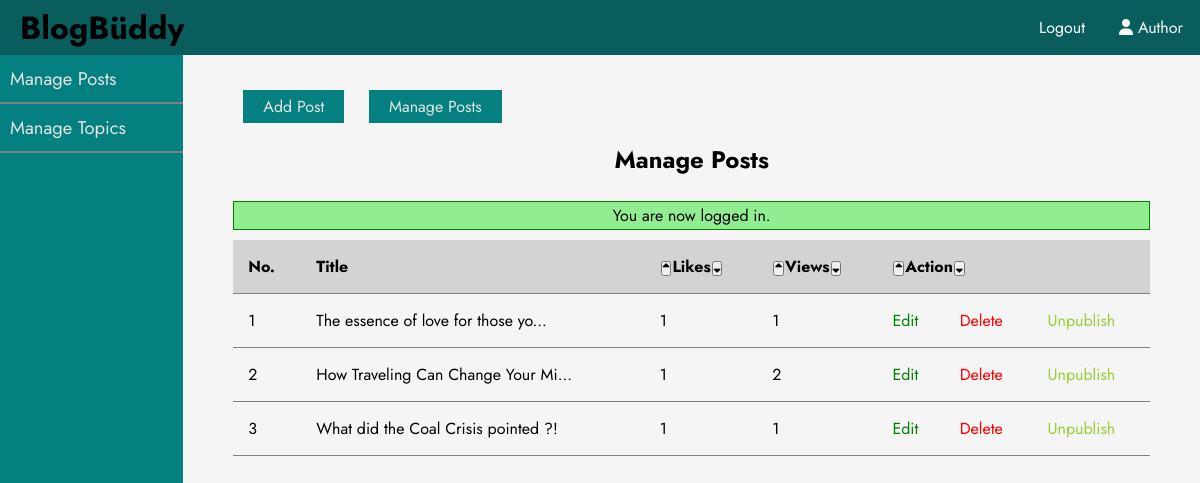
Page /admin/post/index.php (signed in) on the committed database.
### tables this page shows
CREATE TABLE `posts` (
  `id` int(11) NOT NULL,
  `user_id` int(11) NOT NULL,
  `username` varchar(60) NOT NULL,
  `topic_id` int(11) DEFAULT NULL,
  `title` varchar(255) NOT NULL,
  `image` varchar(255) NOT NULL,
  `body` text NOT NULL,
  `published` tinyint(4) NOT NULL,
  `created_at` datetime NOT NULL DEFAULT current_timestamp(),
  `likes` int(11) NOT NULL,
  `views` int(11) NOT NULL
);

### app/database/db.php (called while the page is built, shortened)
<?php
    require("connect.php");
    function executeQuery($sql, $data)
    {
        global $conn;
        $stmt = $conn->prepare($sql);
        $values = array_values($data);
        $types = str_repeat('s', count($values));
        $stmt->bind_param($types,...$values);
        $stmt->execute();
        return $stmt;
    }
    function selectAll($table, $conditions = [])
    {
        global $conn;
        $sql = "SELECT * FROM $table";
        if(empty($conditions))
        {
            $stmt = $conn->prepare($sql);
            $stmt->execute();
            $records = $stmt->get_result()->fetch_all(MYSQLI_ASSOC);
            return $records;
        }
        else
        {
            $i=0;
            foreach ($conditions as $key => $value)
            {
                if($i===0)
                {
                    $sql = $sql . " WHERE $key=?";
                }
                else{
                    $sql = $sql . " AND $key=?";
                }
                $i++;
            }
            $stmt = executeQuery($sql, $conditions);
            $records = $stmt->get_result()->fetch_all(MYSQLI_ASSOC);
            return $records;
        }
    }
?>

### app/controllers/posts.php (called while the page is built, shortened)
<?php
include("C:/xampp/htdocs/blogbuddy/app/database/db.php");
$table = 'posts' ;
$posts = selectAll($table);
?>

### admin/post/index.php (the view, shortened to what this page needs)
<?php include("C:/xampp/htdocs/blogbuddy/app/controllers/posts.php");
if($_SESSION['admin'])
{
  $posts = selectAll('posts');
}
else
$posts = selectAll('posts',['user_id'=>$_SESSION['id']]);
?>
<!DOCTYPE html>
<html lang="en">
<head>
  <link rel="stylesheet" href="https://cdnjs.cloudflare.com/ajax/libs/font-awesome/6.1.1/css/all.min.css" />
  <link rel="stylesheet" type="text/css" href="../../assets/css/admin-style.css">
</head>
<body>
  <?php include("C:/xampp/htdocs/blogbuddy/app/includes/adminHeader.php"); ?>
  <div class="page-wrapper">
      <div class="admin-wrapper">
          <?php include("C:/xampp/htdocs/blogbuddy/app/includes/adminSidebar.php"); ?>
          <div class="admin-content">
            <div class="button-group">
                <a href="create.php" class="btn">Add Post</a>
                <a href="index.php" class="btn">Manage Posts</a>
            </div>
            <div class="content">
                <h2 class="page-title">Manage Posts</h2>
                <?php include("C:/xampp/htdocs/blogbuddy/app/includes/messages.php"); ?>
                <table>
                    <thead>
                      <form action='' method="post">
                      <tr>
                        <th>
                          No.
                        </th>
                        <th>Title</th>
                        <th>
                            <button name="likes-asc"class="fa-solid fa-sort-up"></button>Likes<button name="likes-dsc" class="fa-solid fa-sort-down"></button>
                        </th>
                        <th>
                            <button name="views-asc" class="fa-solid fa-sort-up"></button>Views<button name="views-dsc" class="fa-solid fa-sort-down"></button>
                        </th>
                        <th colspan="<?php if($_SESSION['admin']){ echo '2';} else echo '3';?>" style="text-align: left;">
                            <button name="pub-asc" class="fa-solid fa-sort-up"></button>Action<button name="pub-dsc" class="fa-solid fa-sort-down"></button>
                        </th>
                      </tr>
                      </form>
                    </thead>
                    <tbody>
                    <?php foreach($posts as $key => $post): ?>
                          <tr>
                            <td><?php echo $key + 1; ?></td>
                            <?php if (strlen($post['title'])>35) :?>
                              <td><?php echo substr($post['title'],0,32)."..."; ?></td>
                            <?php else:?>
                              <td><?php echo $post['title']; ?></td>
                            <?php endif;?>
                            <td><?php echo $post['likes']; ?></td>
                            <td><?php echo $post['views']; ?></td>
                            <?php if(!$_SESSION['admin']):?>
                              <td><a href="edit.php?id=<?php echo $post['id']; ?>" class="edit">Edit</a></td>
                            <?php endif;?>
                            <td><a href="edit.php?delete_id=<?php echo $post['id']; ?>" class="delete">Delete</a></td>
                            <?php if($post['published']):?>
                                <td><a href="edit.php?published=0&p_id=<?php echo $post['id']; ?>" class="publish" style="color:yellowgreen;">Unpublish</a></td>
                            <?php else: ?>
                                <td><a href="edit.php?published=1&p_id=<?php echo $post['id']; ?>" class="publish">Publish</a></td>
                            <?php endif;?>
                          </tr>
                      <?php endforeach;?>
                    </tbody>
                </table>
            </div>
          </div>
      </div>
  </div>
</body>
</html>

### app/assets/css/admin-style.css (style rules this page uses)
* { font-family: 'Jost', sans-serif; margin: 0px; padding: 0px; box-sizing: border-box; }
:root { --pri-col: teal; --sec-col: black; --tri-col: whitesmoke; --sdw-col: #e4e4e4; }
body { height: 100vh; width: 100%; background: whitesmoke; }
a { text-decoration: none; color: inherit; }
.page-wrapper { height:100%; }
.admin-wrapper { height: 100%; display: flex; }
.admin-content { margin:auto; flex:8; height: 100%; width: fit-content; padding: 40px ; overflow-y: scroll; }
.btn { padding:5px 20px; margin:10px; background-color: rgb(4, 128, 128); color: #e4e4e4; border: none; }
.page-title { margin: 1.5rem; text-align: center; }
table { border-collapse: collapse; width: 100%; text-align: left; }
th, td { padding: 15px; border-bottom: 1px solid grey; }
.edit { color:green; }
.delete { color: red; }
.publish,.un-publish { color: blue; }

### admin/post/index.php (style rules this page uses)
body { z-index:0; overflow-y:hidden; }
.page-wrapper { height:100%; }
.admin-wrapper { height: 100%; width: 100%; display: flex; position:fixed; top:55px; }
.admin-content { margin:auto; flex:5; height: 100%; width: fit-content; padding: 50px ; padding-top: 40px ; overflow-y: scroll; z-index:1; }
thead { background:lightgrey; }
.fa-sort-up,.fa-sort-down { font-size:0.67rem; padding:0px; margin:1px; }

### rows in the picture
posts: title "The essence of love for those yo", likes "1", views "1"
posts: title "How Traveling Can Change Your Mi", likes "1", views "2"
posts: title "What did the Coal Crisis pointed ?!", likes "1", views "1"

### other values in the picture
$_SESSION['username'] "Author"
$_SESSION['message'] "You are now logged in."
